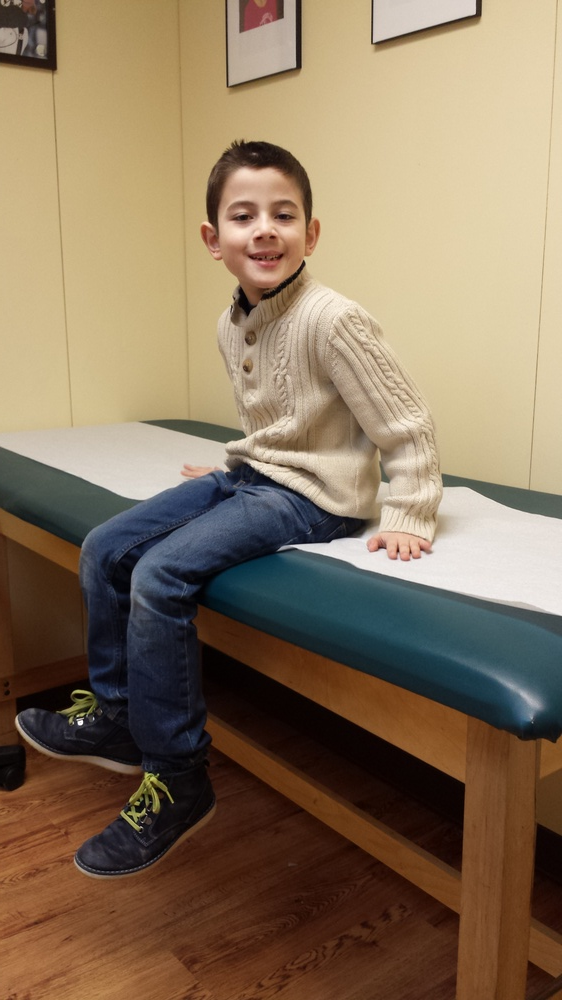
#> input picture source/cpp/resources/zach.jpg, 562 x 1000 px, shrunk from 2322 x 4128 before the run
$ python morphology_contour.py ../../cpp/resources/zach.jpg   (Python 2 division)
#> lines starting #> are read from the running program, lines starting #| are printed output that depends on the picture
### source/python/experimental/sliderparam.py
__author__ = 'mdiamond'

import cv2
import argparse

class sliderparam():
    def __init__(self, description, maxValue, value, updateFn=None, sliderToValue=lambda(x):x, valueToSlider=lambda(x):x):
        assert value <= maxValue
        self.description = description
        self.maxValue = maxValue
        self.updateFn = updateFn
        self.mapSliderToValue = sliderToValue
        self.mapValueToSlider = valueToSlider
        self.value = value
        self.sliderValue = valueToSlider(value)
        self.maxSliderValue = valueToSlider(maxValue)

    # [4 lines left out: function updateFromSlider, not called in this run]

    def assignFromSlider(self, sliderValue):
        self.sliderValue = sliderValue
        self.value = self.mapSliderToValue(sliderValue)

    def assignFromValue(self, value):
        self.value = value
        self.sliderValue = self.mapValueToSlider(value)

    def createSlider(self, window):
        cv2.createTrackbar(self.description, window, self.sliderValue, self.maxSliderValue, self.updateFromSlider)

    def __str__(self):
        return self.description + " = " + str(self.value)

class kernelparam(sliderparam):
    def __init__(self, description, maxValue, value, updateFn, ):
        sliderparam.__init__(self, description, maxValue, value, updateFn, sliderToValue=mapSliderToKernelSize, valueToSlider=mapKernelSizeToSlider)


# [5 lines left out: function annotateImageWithParams, not called in this run]

def dump(param_dict):
    for k in param_dict.keys():
        p = param_dict[k]
        print "--" + k + "=" + str(p.value)

def addSlidersToWindow(param_dict, windowname):
    for p in param_dict.itervalues():
        p.createSlider(windowname)

def addCommandLineArgs(param_dict, parser):
    ''' define a command line parameter for every slider parameter
    :param dict: dictionary of sliderparam
    :param parser: argparse
    '''
    for k in param_dict.keys():
        argkey = '--' + k
        param = param_dict[k]
        parser.add_argument(argkey, help=param.description, type=int, default=param.value)

def setValuesFromCommandLine(param_dict, args):
    ''' read command line parameter for each slider parameter
    This allows any default value to be overridden by the command line.
    :param dict: dictionary of sliderparam
    :param args: parsed command line
    '''
    for k in param_dict.keys():
        p = param_dict[k]
        val = getattr(args, k)
        p.assignFromValue(val)


def mapSliderToKernelSize(n):
    return n*2 + 3

def mapKernelSizeToSlider(n):
    return (n - 3)/2

### source/python/experimental/morphology_contour.py
#!/usr/bin/env python

'''
This program can be used to experiment with morphology gradient.
When a key is pressed, the next image (if any) is loaded. Esc key ends the program.
The final parameter values are printed to console.
'''

import numpy as np
import cv2
import sliderparam as cvparam


def updateImage():
    iter = cvparam_dict['iterations'].value
    size = cvparam_dict['size'].value
    if cvparam_dict['shape'].value == 0:
        shape = cv2.MORPH_ELLIPSE
    elif cvparam_dict['shape'].value == 1:
        shape = cv2.MORPH_RECT
    else:
        shape = cv2.MORPH_CROSS
    st = cv2.getStructuringElement(shape, (size, size))
    image = cv2.morphologyEx(img, cv2.MORPH_GRADIENT, kernel=st, iterations=iter)
    cv2.imshow('results', image)


if __name__ == '__main__':
    print __doc__

    cvparam_dict = {}
    cvparam_dict['iterations'] = cvparam.sliderparam("Iterations", 5, 1, updateImage)
    cvparam_dict['shape'] = cvparam.sliderparam("K Ellipse/Rect/Cross", 2, 1, updateImage)
    cvparam_dict['size'] = cvparam.kernelparam("K Size", 21, 5, updateImage)

    import argparse
    parser = argparse.ArgumentParser(description="Interactively experiment with morphology gradient parameters.")
    parser.add_argument('file', help='image to threshold', type=str)
    # add a command line parameter for every slider parameter
    cvparam.addCommandLineArgs(cvparam_dict, parser)

    args = parser.parse_args()
    cvparam.setValuesFromCommandLine(cvparam_dict, args)

    from glob import glob
    for filename in glob(args.file):
        img = cv2.imread(filename)
#> img is the input picture: shape (1000, 562, 3); mean B, G, R 93.5, 117.3, 136.9
        assert img is not None, "File " + args.file + " was not found."
        # img = cv2.cvtColor(img,cv2.COLOR_BGR2GRAY)

        h, w = img.shape[:2]
#> h = 1000; w = 562

        cv2.imshow('results', img) # window needs to exist before we add sliders
        cvparam.addSlidersToWindow(cvparam_dict, "results")
        updateImage()
#> in updateImage, `image = cv2.morphologyEx(img, cv2.MORPH_GRADIENT, kernel=st, iteration..`:
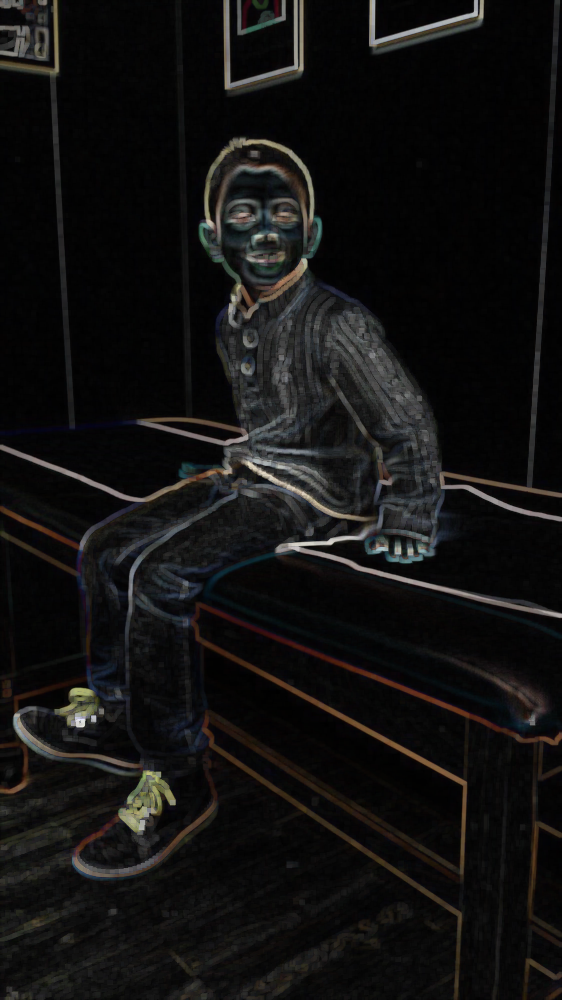
#> image: shape (1000, 562, 3); mean B, G, R 17.2, 17.7, 18.4
        ch = cv2.waitKey()
#> (key Esc is pressed here)
        if ch == 27:
            break

    cv2.destroyAllWindows()

    # print selected parameters to console
    cvparam.dump(cvparam_dict)
